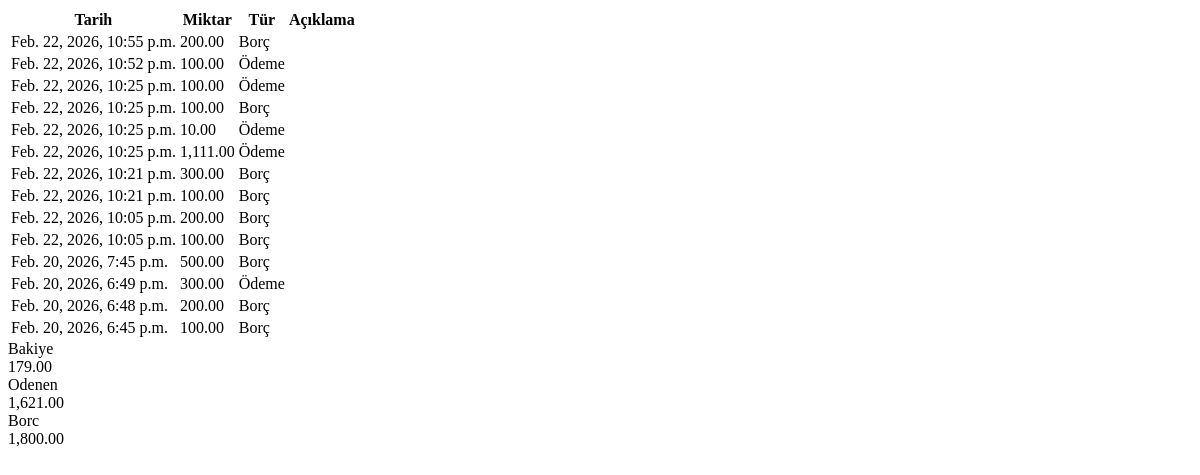
/apartment/A1/transactions/ (signed in), run on an earlier commit of the app's database.
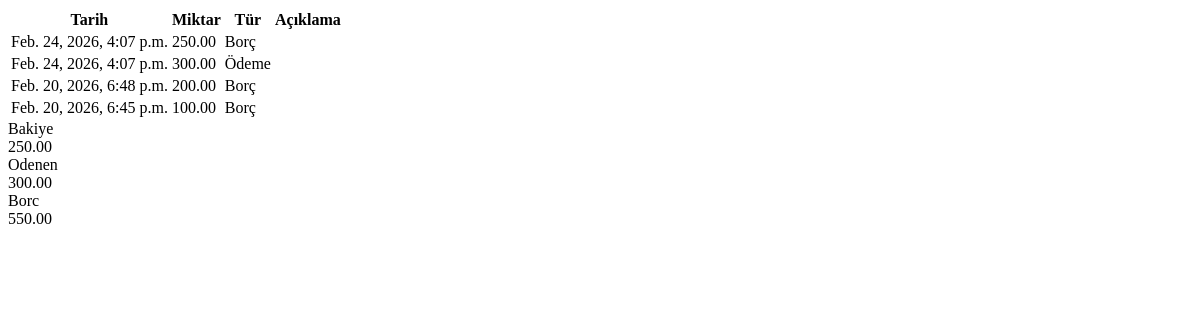
And on a later commit of the database.
### main/models.py (models this page shows, shortened)
class Transaction(models.Model):
    apartment = models.ForeignKey(Apartment, on_delete=models.CASCADE, related_name='transactions')
    amount = models.DecimalField(max_digits=10, decimal_places=2)
    is_debt = models.BooleanField(default=False)
    payment_method = models.CharField(max_length=50, blank=True, null=True)
    description = models.TextField(blank=True, null=True)
    date = models.DateTimeField(auto_now_add=True)
    active = models.BooleanField(default=True, blank=True, null=True)
    updated_at = models.DateTimeField(auto_now=True)
    created_by_name = models.ForeignKey(User, on_delete=models.SET_NULL, null=True, related_name='created_transactions')
    updated_by_name = models.ForeignKey(User, on_delete=models.SET_NULL, null=True, related_name='updated_transactions')

class Apartment(models.Model):
    number = models.CharField(max_length=3)
    name = models.CharField(max_length=100 ,blank=True, null=True)
    phone= models.CharField(max_length=20, blank=True, null=True)
    def total_debt(self):
        total_debt = self.transactions.filter(is_debt=True,active=True).aggregate(models.Sum('amount', default=0))['amount__sum'] or 0
        return total_debt
    def total_payment(self):
        total_payment = self.transactions.filter(is_debt=False,active=True).aggregate(models.Sum('amount', default=0))['amount__sum'] or 0
        return total_payment
    def total_balance(self):
        if self.transactions.exists():
            total_balance=self.transactions.filter(is_debt=True,active=True).aggregate(models.Sum('amount', default=0))['amount__sum'] - self.transactions.filter(is_debt=False,active=True).aggregate(models.Sum('amount', default=0))['amount__sum']
            return total_balance
        return 0

### main/views.py (the view)
# urls.py: path('apartment/<str:apartment_number>/transactions/', views.htmx_transaction_list, name='htmx_transaction_list'),
@login_required
def htmx_transaction_list(request, apartment_number):
    apartment = get_object_or_404(Apartment, number=apartment_number)
    transactions = list(Transaction.objects.filter(apartment=apartment,active=True).order_by('-date'))
    running_balance = apartment.total_balance()
    for transaction in transactions:
        transaction.running_balance = running_balance
        if transaction.is_debt:
            running_balance -= transaction.amount
        else:
            running_balance += transaction.amount
    apartment.total_debt = apartment.total_debt()
    apartment.total_payment = apartment.total_payment()
    apartment.total_balance = apartment.total_balance()
    context = {
        'apartment': apartment,
        'transactions': transactions,
    }
    return render(request, 'partials/transaction_list_with_total.html', context)

### main/templates/partials/transaction_list_with_total.html
{% load humanize %}
<table class="table table-zebra">
    <thead>
        <tr>
            <th>Tarih</th>
            <th>Miktar</th>
            <th>Tür</th>
            <th>Açıklama</th>
        </tr>
    </thead>
    <tbody>
        {% for transaction in transactions %}
        <tr class="{% if not transaction.is_debt %}bg-green-100{% endif %}">
            <td>{{ transaction.updated_at }}</td>
            <td>{{ transaction.amount|floatformat:2|intcomma }}</td>
            <td>{% if transaction.is_debt %}Borç{% else %}Ödeme{% endif %}</td>
            <td>{{ transaction.description }}</td>
        </tr>
        {% endfor %}
    </tbody>
</table>
<div id="total_stat" hx-swap-oob="true">
    <div class="stats shadow">
        <div class="stat place-items-center">
            <div class="stat-title">Bakiye</div>
            <div class="stat-value text-amber-400">{{ apartment.total_balance|floatformat:2|intcomma }}</div>
        </div>
        <div class="stat place-items-center">
            <div class="stat-title">Odenen</div>
            <div class="stat-value text-emerald-400">{{ apartment.total_payment|floatformat:2|intcomma }}</div>
        </div>
        <div class="stat place-items-center">
            <div class="stat-title">Borc</div>
            <div class="stat-value text-red-400">{{ apartment.total_debt|floatformat:2|intcomma }}</div>
        </div>
    </div>
</div>

What changed in the data, as far as the page shows it:
no longer on this page (row edited): Transaction: is_debt "Borç"
no longer on this page (row edited): Transaction: is_debt "Ödeme"
no longer on this page (row edited): Transaction: is_debt "Ödeme"
no longer on this page (row edited): Transaction: is_debt "Borç"
no longer on this page (row edited): Transaction: is_debt "Ödeme"
no longer on this page (row edited): Transaction: is_debt "Ödeme"
no longer on this page (row edited): Transaction: is_debt "Borç"
no longer on this page (row edited): Transaction: is_debt "Borç"
no longer on this page (row edited): Transaction: is_debt "Borç"
no longer on this page (row edited): Transaction: is_debt "Borç"
no longer on this page (row edited): Transaction: is_debt "Borç"
no longer on this page (row edited): Transaction: is_debt "Ödeme"
added Transaction: is_debt "Borç"
added Transaction: is_debt "Ödeme"
computed for Apartment: total_balance "179.00" → "250.00"; total_payment "1,621.00" → "300.00"; total_debt "1,800.00" → "550.00"
